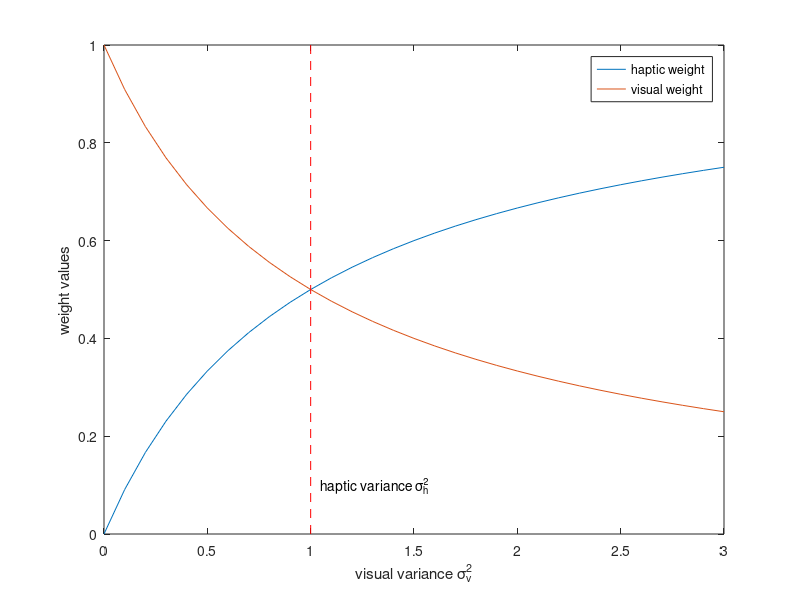
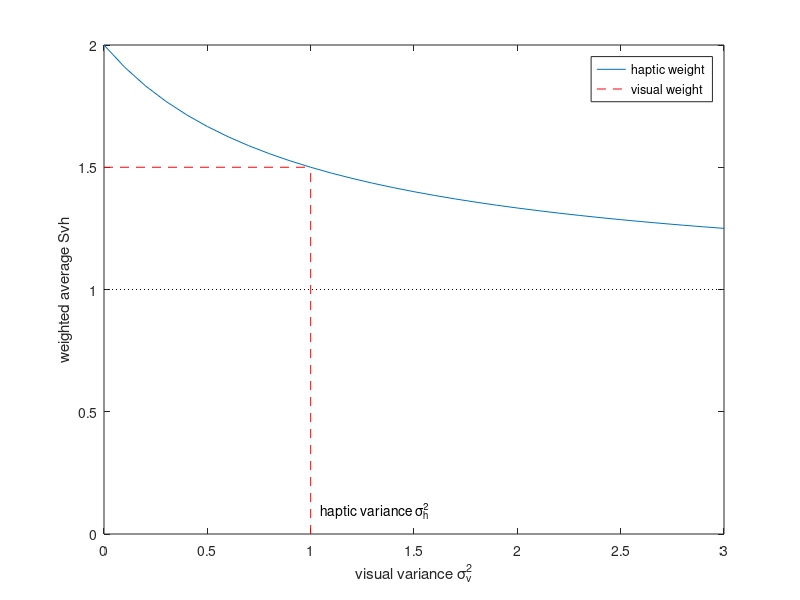
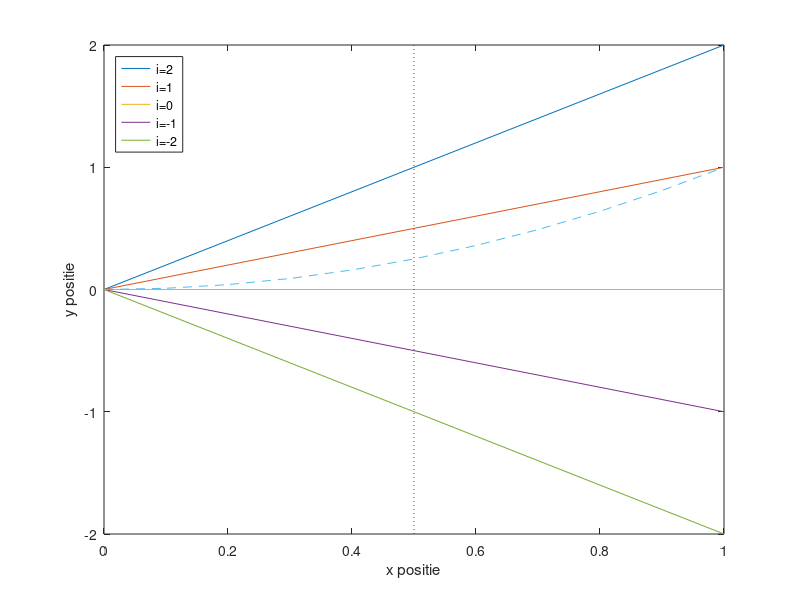
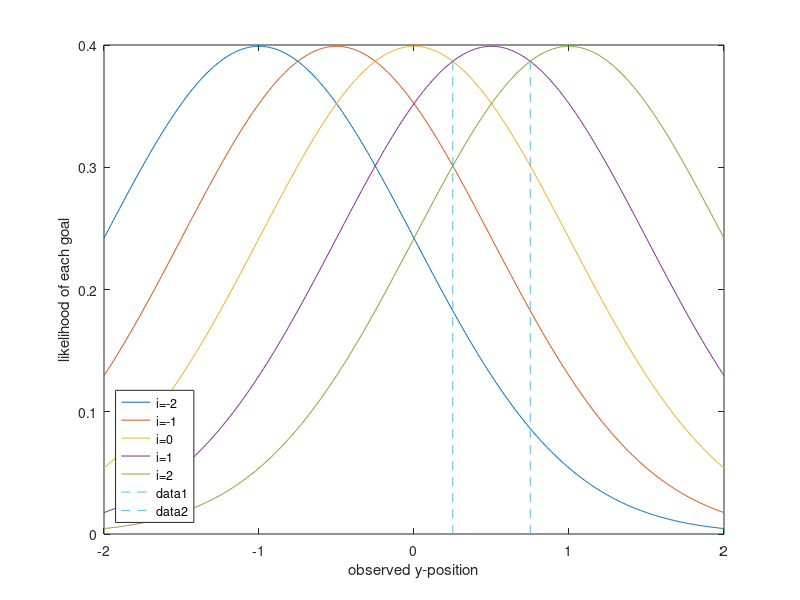

These charts were generated, in order, by the following MATLAB code:
function l0HM140_20151210_RK
% function l0HM140_20151210_RK
%
% 1. Description:
%       Advanced perception, assignment 4.
%       bPart1: 
%           - plots the optimal weights as a function of the variance of the visual weight
%       bPart2:
%           - Use the concepts of likelihood and posterior ratio. In case
%           the posterior ratios are equal then likelihood and posterior ratios
%           are equivalent. Be careful! when using the Gaussian distribution, 
%           assign the mean to be the expected functions (the lines) while 
%           the observations (or measurements, the parabola in this case) are
%           used as independent variable.
% 
% 2. Stand-alone example:
%       l0HM140_20151210_RK;
% 
% 3. Additional info:
%       Tested cross-platform: No
%
% Programmed by Alejandro Osses, HTI, TU/e, the Netherlands, 2014-2015
% Created on    : 10/12/2015
% Last update on: 10/12/2015 
% Last use on   : 10/12/2015 
%%%%%%%%%%%%%%%%%%%%%%%%%%%%%%%%%%%%%%%%%%%%%%%%%%%%%%%%%%%%%%%%%%%%%%%%%%%

close all
bPart1 = 1;
bPart2 = 1;

if bPart1
    % Literature: Ernst and Banks 2002
    %%% Using MATLAB do the following: (1) and (2)
    
    % Source: "D:\Documenten-TUe\09-Training+activities\Advanced-perception\2015-2016-Q2\Assignment4\Processing\uitwerking assignment 4\":
    %               - uitwerking opdracht 4\script.m
    %               - uitwerking opdracht 4\Svh.m
    
    sh      = 1;        % haptic size 
    sigma2h = 1;        % haptic variance
    sv      = 2;        % visual size
    sigma2v = 0:0.1:3;  % visual variance
    [svh, sigma2vh, wv, wh] = il_Svh(sv, sigma2v, sh, sigma2h);
    
    figure;
    plot(sigma2v, [wh; wv]);
    line([sigma2h sigma2h],[0 1],'Color','r','Linestyle','--');
    text(sigma2h+0.05,0.1,'haptic variance \sigma^2_{h}');
    xlabel('visual variance \sigma^2_{v}');
    ylabel('weight values');
    legend('haptic weight','visual weight');

    figure;
    plot(sigma2v, svh);
    line([sigma2h sigma2h],[0 1.5],'Color','r','Linestyle','--');
    line([0 1],[1.5 1.5],'Color','r','Linestyle','--');
    line([0 3],[1 1],'Color','k','Linestyle',':');
    text(sigma2h+0.05,0.1,'haptic variance \sigma^2_{h}');
    xlabel('visual variance \sigma^2_{v}');
    ylabel('weighted average Svh');
    legend('haptic weight','visual weight');
    
end

if bPart2
    
    % Source: "D:\Documenten-TUe\09-Training+activities\Advanced-perception\2015-2016-Q2\Assignment4\Processing\uitwerking assignment 4\":
    %               0. - uitwerking opdracht 5\figuur1.m or figuur.m (same script)
    %               1. - uitwerking opdracht 5\script.m
    %               1. - uitwerking opdracht 5\script.m
    %               3. - uitwerking opdracht 5\posterior.m (il_posterior)
    
    %%% 0. figuur1.m
    figure;
    x=0:0.1:1;
    plot(x,[2*x; x; 0*x; -1*x; -2*x])
    hold on; plot(x,x.*x,'--')
    line([0.5 0.5],[-2 2],'Linestyle',':','Color','r')
    xlabel('x positie');
    ylabel('y positie');
    legend('i=2','i=1','i=0','i=-1','i=-2','Location','NorthWest');
    
    %%% 1. script.m
    t = 0.5;
    yhat=-2:0.01:2; % range of observed y-positions
    likelihoods=[il_lik2(yhat,-2*t,1);
                 il_lik2(yhat,-1*t,1);
                 il_lik2(yhat, 0*t,1);
                 il_lik2(yhat, 1*t,1);
                 il_lik2(yhat, 2*t,1)];
    
	figure;
    plot(yhat,likelihoods);
    xlabel('observed y-position');
    ylabel('likelihood of each goal');
    legend('i=-2','i=-1','i=0','i=1','i=2','Location','SouthWest');

    %-- Question: for what values of yhat would you infer that the goal is i = +1 
    %-- Answer: find the list indices for which the likelihood of goal i=+1 
    % is larger than the neighbouring likelihoods (i=0; i=+2). This might be
    % clearer if you look at the previous figure.    
    
    % % Old MATLAB nomenclature:
    % l1=find(il_lik2(yhat,1*t,1)>=il_lik2(yhat,2*t,1)); 
    % l2=find(il_lik2(yhat,1*t,1)>=il_lik2(yhat,0*t,1)); 
    % ymax=yhat(max(l1)); % intersection point (''upper'' bound)
    % ymin=yhat(min(l2)); % intersection point (''lower'' bound)
    
    % New MATLAB nomenclature:
    N_el = 1;
    l1=find(il_lik2(yhat,1*t,1)>=il_lik2(yhat,2*t,1),N_el,'last');  
    l2=find(il_lik2(yhat,1*t,1)>=il_lik2(yhat,0*t,1),N_el,'first'); 
    ymax=yhat(l1); % intersection point (''upper'' bound)
    ymin=yhat(l2); % intersection point (''lower'' bound)
    
    % generate output
    disp(['range of y-values that favour i=+1: (' num2str(ymin) ',' num2str(ymax) ')']);
    line([ymin ymin], [0 il_lik2(ymin,t,1*1)],'Linestyle','--');
    line([ymax ymax], [0 il_lik2(ymax,t,1*1)],'Linestyle','--');

    %-- Question: a posteriori
    t=0:0.001:1; % a time series
    prior=[0 0.4 0 0.6 0]; % these are the priors for i = -2, -1, 0, 1, 2 respectively
    % prior=[0 0.5 0 0.5 0]; % using these a priors likelihood and posterior ratio are equal
    sigma=1;
    
    %%%
    for i = 1:length(prior)
        apriori_likelihoods(i,:) = prior(i)*likelihoods(i,:);
    end

    figure;
    plot(yhat,apriori_likelihoods);

    xlabel('observed y-position');
    ylabel('a priori likelihood of each goal');
    legend('i=-2','i=-1','i=0','i=1','i=2','Location','SouthWest');
    %%%
    
    figure;
    subplot(2,1,1);
    plot(t,[il_posterior2(t.^2,1*t,sigma,prior(4)); il_posterior2(t.^2,-1*t,sigma,prior(2))]); % for a postetiori we use the measurement
    ylim([0 0.25]);
    xlabel('time t');
    ylabel('posterior probability');
    legend('i=+1','i=-1','Location','SouthWest');

    % In case the priors are the same, the likelihood ratio is identical to 
    % the ratio of posterior probabilities (I think this was the assignment in previous years)
    likelihoodratio=il_lik2(t.^2,1*t,1)./il_lik2(t.^2,-1*t,1);
    l1=find(likelihoodratio>=2,N_el,'first');
    tmin=t(l1);
    disp(['likelihoodratio: time after which goal i+1 is most likely: t=' num2str(tmin)]);
    posteriorratio=il_posterior2(t.^2,1*t,sigma,prior(4))./il_posterior2(t.^2,-1*t,sigma,prior(2));
    l2=find(posteriorratio>=2,N_el,'first');
    tmin2=t(l2);
    disp(['posteriorratio: time after which goal i+1 is most likely: t=' num2str(tmin2)]);

    % plot it
    subplot(2,1,2);
    plot(t,[likelihoodratio' posteriorratio']);
    xlabel('time t');
    ylabel('likelihood ratio');
    line([0 1],[2 2],'LineStyle','--','Color','r');
    line([tmin tmin ],[0 likelihoodratio(l1) ],'LineStyle','--','Color','r');
    line([tmin2 tmin2],[0 posteriorratio(l2)],'LineStyle','--','Color','r');
    text(0.1, 2.5,'threshold');
    legend('likelihood ratio','posterior ratio')
    disp('')
end

disp('')
%%%%%%%%%%%%%%%%%%%%%%%%%%%%%%%%%%%%%%%%%%%%%%%%%%%%%%%%%%%%%%%%%%%%%%%%%%%
% EOF

function [svh, sigma2vh, wv, wh]=il_Svh(sv, sigma2v, sh, sigma2h)
% function [svh, sigma2vh, wv, wh]=il_Svh(sv, sigma2v, sh, sigma2h)
%
% il_Svh returns the optimally weighted average (svh) of the visual 
% (sv, sigma2v) and haptic (sh, sigma2h) inputs.

wv      = sigma2h./(sigma2v+sigma2h);   % visual weight
wh      = 1-wv;                         % haptic weight
sigma2vh= wv.*sigma2v;                  % combined variance
svh     = wv.*sv + wh.*sh;              % weighted average

function res = il_lik2(yhat,y_i,sigma)
% function res = il_lik2(yhat,y_i,sigma)
%
% il_lik returns the likelihood of observing yhat at time t when the goal is
% target i and the uncertainty is sigma. The mean is y_i.

c   = 1/sqrt(2*pi)/sigma;
res = c*exp(-(yhat-y_i).^2/2/sigma^2);

function res=il_posterior2(yhat,yt,sigma,prior)
% function res=il_posterior2(yhat,yt,sigma,prior)
%
% il_posterior returns the posterior probability of goal i for a given
% observation yhat at time t. Assumes that y_hat has a Gaussian distribution
% with standard deviation 1 and mean yhat.

res=il_lik2(yhat,yt,sigma)*prior;

%%%%%%%%%%%%%%%%%%%%%%%%%%%%%%%%%%%%%%%%%%%%%%%%%%%%%%%%%%%%%%%%%%%%%%%%%%%
% The next functions are as originally programmed by Raymond (in different
% MATLAB scripts. My opinion: (a) t and i as separate input parameters are
% confusing; il_lik and il_posterior have the same input arguments (except
% for sigma) but the order is different; (c) It is better to use as inputs
% the functions yt and yhat. That was implemented in il_lik2 and il_posterior2(
% in response to a,b) to replace il_lik and il_posterior, respectively.

function res = il_lik(yhat,t,i,sigma)
% function res = il_lik(yhat,t,i,sigma)
%
% il_lik returns the likelihood of observing yhat at time t when the goal is
% target i and the uncertainty is sigma. The mean is y_i.

y_i = i.*t;
c   = 1/sqrt(2*pi)/sigma;
res = c*exp(-(yhat-y_i).^2/2/sigma^2);

function res=il_posterior(i,yhat,t)
% function res=il_posterior(i,yhat,t)
%
% il_posterior returns the posterior probability of goal i for a given
% observation yhat at time t.

prior=[0 0.4 0 0.6 0]; % these are the priors for i = -2, -1, 0, 1, 2 respectively
idx = i + 3; % corresponding index. For i = -2, idx = 1; i = -1, idx = 2; etc.
sigma=1;
res=il_lik2(yhat,i*t,sigma)*prior(idx);